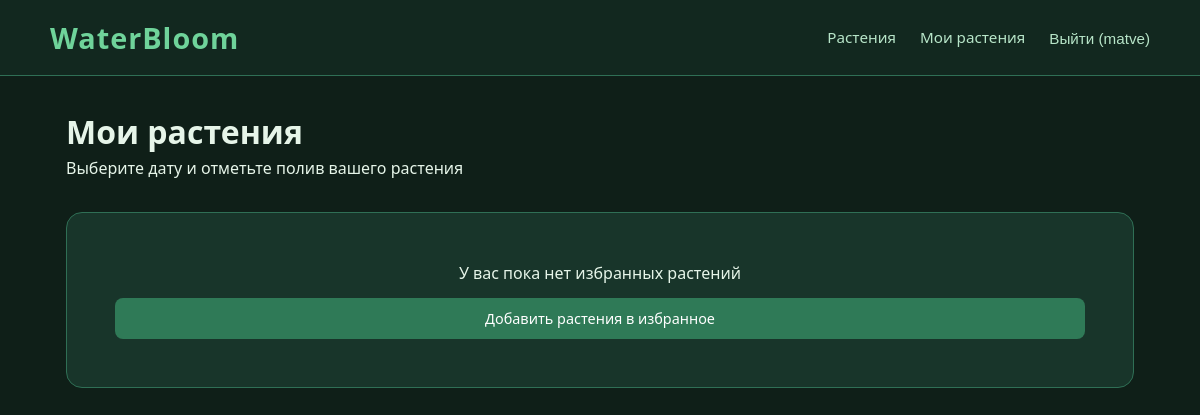
The page /profile/ (signed in) on the database as committed earlier.
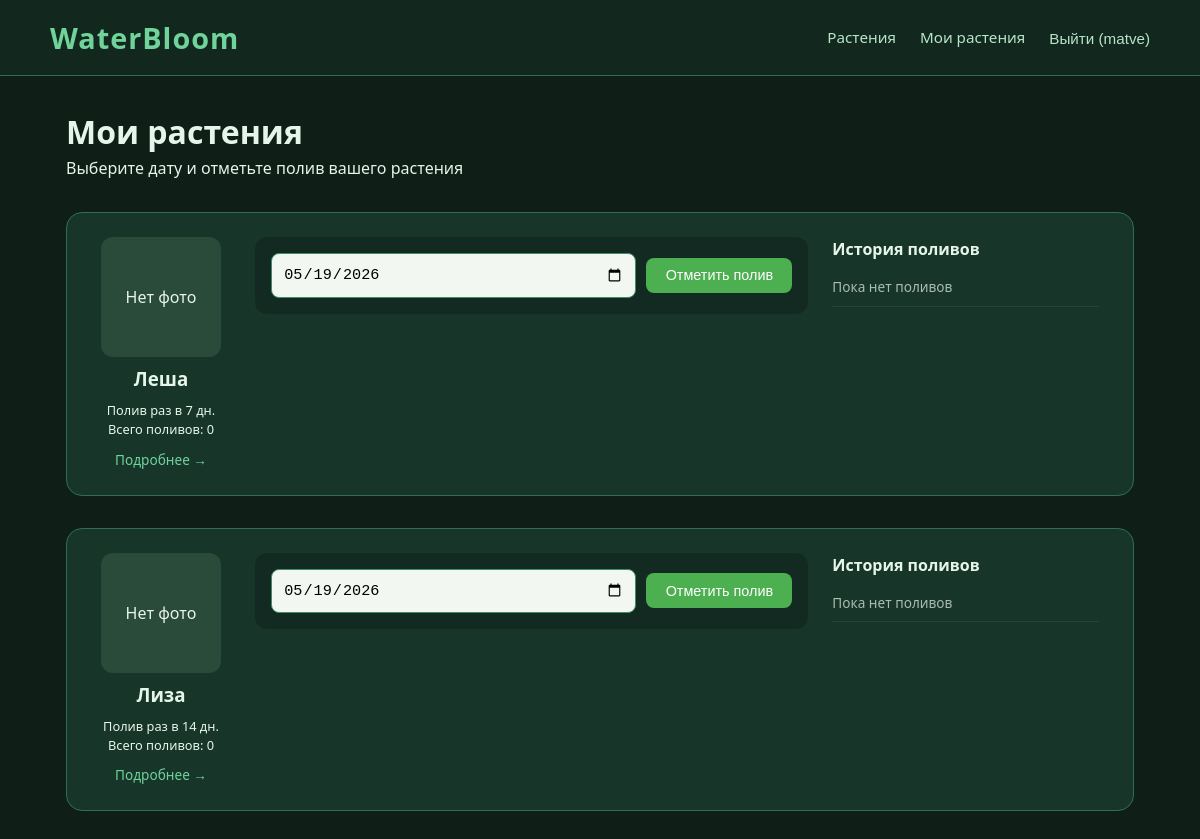
The same page on the database as committed later.
### plants/models.py (models this page shows, shortened)
class Plant(models.Model):
    name = models.CharField(max_length=100, verbose_name="Название растения")
    watering_frequency = models.IntegerField(verbose_name="Частота полива (дней)")
    last_watered = models.DateField(null=True, blank=True, verbose_name="Дата последнего полива")
    plant_type = models.CharField(
        max_length=20,
        choices=PlantType.choices,
        default=PlantType.LEAFY,
        verbose_name="Тип растения"
    )
    image = models.ImageField(upload_to='plants/', null=True, blank=True, verbose_name="Фото растения")
    def get_next_watering_date(self):
        if self.last_watered:
            return self.last_watered + timedelta(days=self.watering_frequency)
        return None
    def days_until_watering(self):
        next_date = self.get_next_watering_date()
        if next_date:
            return (next_date - date.today()).days
        return None

### plants/views.py (the view, shortened to what this page needs)
# urls.py: path('profile/', views.profile, name='profile'),
@login_required
def profile(request):
    favorites = Favorite.objects.filter(user=request.user).select_related('plant')
    today = date.today()
    favorites_data = []
    for fav in favorites:
        plant = fav.plant
        watering_history = WateringLog.objects.filter(
            plant=plant,
            user=request.user
        ).exclude(watered_at__isnull=True).order_by('-watered_at')
        next_water = plant.get_next_watering_date()
        days_left = plant.days_until_watering()
        favorites_data.append({
            'plant': plant,
            'watering_history': watering_history,
            'total_waterings': watering_history.count(),
            'next_watering': next_water,
            'days_left': days_left,
        })
    notifications = get_notifications_for_user(request.user)
    return render(request, 'plants/profile.html', {
        'favorites_data': favorites_data,
        'notifications': notifications,
        'today': today,
    })

### plants/views.py (called while the page is built, shortened)
def get_notifications_for_user(user):
    if not user.is_authenticated:
        return []
    favorites = Favorite.objects.filter(user=user).select_related('plant')
    urgent_notifications = []
    upcoming_notifications = []
    for fav in favorites:
        plant = fav.plant
        days_left = plant.days_until_watering()
        next_date = plant.get_next_watering_date()
    urgent_notifications = sorted(urgent_notifications, key=lambda x: x['days_left'])
    upcoming_notifications = sorted(upcoming_notifications, key=lambda x: x['days_left'])
    all_notifications = urgent_notifications + upcoming_notifications
    return all_notifications[:10]

### plants/templates/plants/profile.html (shortened to what this page needs)
{% extends 'base.html' %}
{% block content %}
<h1>Мои растения</h1>
<p style="margin-bottom: 2rem;">Выберите дату и отметьте полив вашего растения</p>
<div style="display: flex; flex-direction: column; gap: 2rem;">
    {% for item in favorites_data %}
    <div class="plant-card" style="padding: 1.5rem;">
        <div style="display: flex; flex-wrap: wrap; gap: 1.5rem;">
            <div style="width: 140px; text-align: center;">
                <div style="width: 120px; height: 120px; background: #2a4a3a; border-radius: 12px; overflow: hidden; margin: 0 auto;">
                    {% if item.plant.image %}
                        <img src="{{ item.plant.image.url }}" alt="{{ item.plant.name }}" style="width: 100%; height: 100%; object-fit: cover;">
                    {% else %}
                        <div style="width: 100%; height: 100%; display: flex; align-items: center; justify-content: center;">Нет фото</div>
                    {% endif %}
                </div>
                <h3 style="margin: 0.5rem 0;">{{ item.plant.name }}</h3>
                <p style="font-size: 0.8rem;">Полив раз в {{ item.plant.watering_frequency }} дн.</p>
                <p style="font-size: 0.8rem;">Всего поливов: {{ item.total_waterings }}</p>
                <a href="{% url 'plant_detail' item.plant.id %}" class="plant-detail-link">Подробнее →</a>
            </div>
            <div style="flex: 2; min-width: 250px;">
                <div class="water-form">
                    <form method="post" action="" style="margin: 0;">
                        <div class="water-form-inline" style="display: flex; gap: 10px; align-items: center; flex-wrap: wrap;">
                            <input type="date" name="water_date" value="{{ today|date:'Y-m-d' }}" required style="flex: 2; margin-bottom: 0;">
                            <button type="submit" class="btn" style="background: #4caf50;">Отметить полив</button>
                        </div>
                    </form>
                </div>
            </div>
            <div style="flex: 1; min-width: 200px;">
                <h4 style="margin: 0 0 0.5rem 0;">История поливов</h4>
                <div class="history-list" style="max-height: 200px; overflow-y: auto; padding-right: 10px;">
                    {% for log in item.watering_history %}
                    <div class="history-item" style="padding: 8px 0; border-bottom: 1px solid rgba(255,255,255,0.1); font-size: 0.85rem;">
                        {{ log.watered_at|date:"d.m.Y" }}
                    </div>
                    {% empty %}
                    <div class="history-item" style="opacity: 0.7; padding: 8px 0;">
                        Пока нет поливов
                    </div>
                    {% endfor %}
                </div>
            </div>
        </div>
    </div>
    {% empty %}
    <div class="plant-card" style="text-align: center; padding: 3rem;">
        <p>У вас пока нет избранных растений</p>
        <a href="{% url 'plant_list' %}" class="btn">Добавить растения в избранное</a>
    </div>
    {% endfor %}
</div>
{% endblock %}

### templates/base.html (shortened to what this page needs)
{% load static %}
<!DOCTYPE html>
<html lang="ru">
<head>
    <link rel="stylesheet" href="{% static 'css/style.css' %}">
</head>
<body>
    <div class="header">
        <div class="header-content">
            <a href="{% url 'home' %}" class="logo">WaterBloom</a>
            <div class="nav-links">
                <a href="{% url 'plant_list' %}">Растения</a>
                {% if user.is_authenticated %}
                    <a href="{% url 'profile' %}">Мои растения</a>
                    <form action="{% url 'logout' %}" method="post" style="display: inline;">
                        <button type="submit" style="background: none; border: none; color: #b7e5c8; cursor: pointer; font-size: 0.95rem;">Выйти ({{ user.username }})</button>
                    </form>
                {% else %}
                    <a href="{% url 'login' %}">Войти</a>
                    <a href="{% url 'register' %}">Регистрация</a>
                {% endif %}
            </div>
        </div>
    </div>
    <div class="container">
        {% block content %}{% endblock %}
    </div>
</body>
</html>

### static/css/style.css (style rules this page uses)
* { margin: 0; padding: 0; box-sizing: border-box; }
body { background: #0f1f18; font-family: 'Segoe UI', 'Montserrat', system-ui, sans-serif; min-height: 100vh; color: #e6f5e9; line-height: 1.5; }
.header { background: #12281f; padding: 1rem 2rem; border-bottom: 1px solid #2f6f55; position: sticky; top: 0; z-index: 100; }
.header-content { max-width: 1100px; margin: 0 auto; display: flex; justify-content: space-between; align-items: center; gap: 1rem; flex-wrap: wrap; }
.logo { font-size: 1.8rem; font-weight: 700; color: #6fd39a; letter-spacing: 1px; text-decoration: none; }
.nav-links { display: flex; gap: 1.5rem; flex-wrap: wrap; align-items: center; }
.nav-links a { color: #b7e5c8; text-decoration: none; font-size: 0.95rem; }
.nav-links form button { background: none; border: none; color: #b7e5c8; font-size: 0.95rem; cursor: pointer; padding: 0; }
.container { max-width: 1100px; margin: 2rem auto; padding: 0 1rem; }
.plant-card { background: #18352a; border: 1px solid #2f6f55; border-radius: 16px; padding: 1.2rem; display: flex; flex-direction: column; gap: 0.8rem; }
.btn { display: inline-block; background: #2f7a57; color: white; padding: 0.6rem 1.2rem; border-radius: 8px; border: none; cursor: pointer; font-size: 0.9rem; text-decoration: none; transition: background 0.2s; text-align: center; }
input, select, textarea { width: 100%; padding: 0.7rem; margin-bottom: 1rem; border: 1px solid #3f8e66; border-radius: 8px; background: #f3f7f2; font-size: 0.95rem; }
button { white-space: nowrap; }
.plant-card * { word-wrap: break-word; }
.water-form { background: rgba(0,0,0,0.2); padding: 1rem; border-radius: 12px; }
.water-form-inline { display: flex; gap: 10px; align-items: center; flex-wrap: wrap; }
.water-form-inline input { margin-bottom: 0; flex: 2; min-width: 150px; }
.history-list { max-height: 200px; overflow-y: auto; padding-right: 10px; }
.history-item { padding: 8px 0; border-bottom: 1px solid rgba(255,255,255,0.1); font-size: 0.85rem; }
.plant-detail-link { display: inline-block; margin-top: 10px; color: #6fd39a; text-decoration: none; font-size: 0.85rem; }

Rows that differ between the two databases and show on the page:
added Plant: shows "Нет фото", plant.name "Леша", plant.watering_frequency "7", total_waterings "0", water_date "05/19/2026"
added Plant: shows "Нет фото", plant.name "Лиза", plant.watering_frequency "14", total_waterings "0", water_date "05/19/2026"
Other text that changed with them:
text no longer shown: "У вас пока нет избранных растений Добавить растения в избранное"
